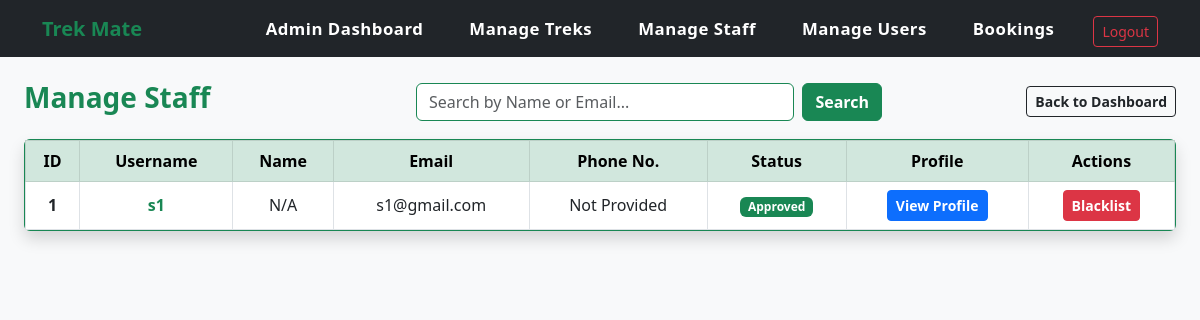
The app's page /admin/manage_staff (signed in), older data.
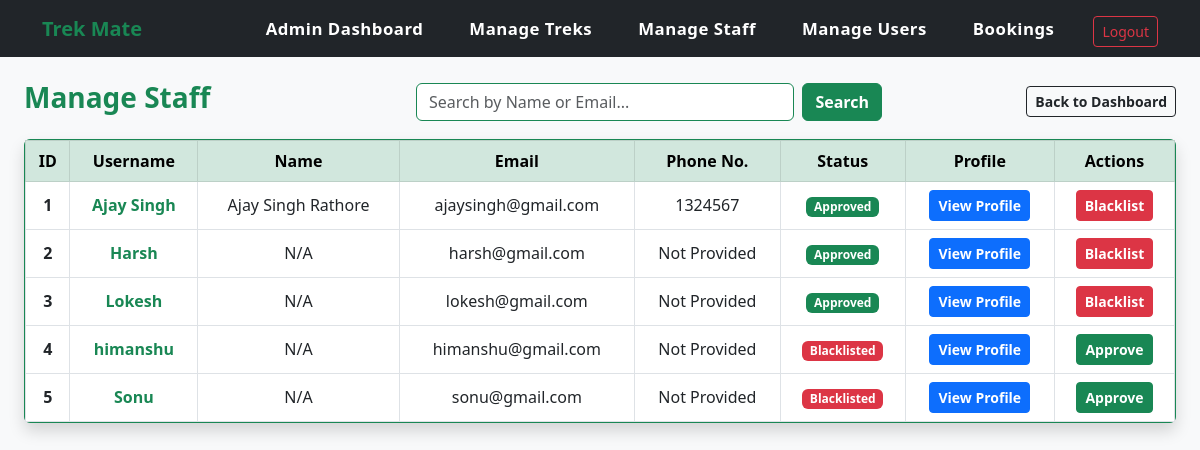
The same page, newer data.
### app.py (models this page shows)
class StaffProfile(db.Model):
    __tablename__ = 'trekmate_staff'
    id = db.Column(db.Integer, primary_key=True)
    user_id = db.Column(db.Integer, db.ForeignKey('trekmate_user.id'), nullable=False)
    status = db.Column(db.String(15), default='pending')
    treks = db.relationship('Trek', backref='staff', lazy=True)

class User(db.Model):
    __tablename__ = 'trekmate_user'
    id = db.Column(db.Integer, primary_key=True)
    username = db.Column(db.String(60), unique=True, nullable=False)
    email = db.Column(db.String(100), unique=True, nullable=False)
    password = db.Column(db.String(120), nullable=False)
    role = db.Column(db.String(10), nullable=False, default='trekker')
    status = db.Column(db.String(15), default='Active')
    full_name = db.Column(db.String(120))
    phone_number = db.Column(db.String(20), default="")
    gender = db.Column(db.String(10))
    date_of_birth = db.Column(db.Date)
    city = db.Column(db.String(50))
    state = db.Column(db.String(50))
    bio = db.Column(db.Text, default="")
    staff_profile = db.relationship('StaffProfile', backref='user', uselist=False, cascade="all, delete-orphan")
    bookings = db.relationship('Booking', backref='user', lazy=True)

### app.py (the view, shortened to what this page needs)
@app.route("/admin/manage_staff")
def manage_staff():
    if session.get('user_id') == None or session.get('role') != 'admin':
        return redirect(url_for('login'))
    search_query = request.args.get('search', '').strip()
    query = StaffProfile.query
    staff_list = query.all()
    return render_template("manage_staff.html", staff_list=staff_list, search_query=search_query)

### templates/manage_staff.html (shortened to what this page needs)
{% extends 'base.html' %}
{% block content %}
<div class="row mb-3 align-items-center">
    <div class="col-md-4">
        <h3 class="text-success fw-bold">Manage Staff</h3>
    </div>
    <div class="col-md-5">
        <form action="{{ url_for('manage_staff') }}" method="GET" class="d-flex">
            <input type="text" name="search" class="form-control border-success me-2" placeholder="Search by Name or Email..." value="{{ search_query }}">
            <button type="submit" class="btn btn-success fw-bold">Search</button>
        </form>
    </div>
    <div class="col-md-3 text-end">
        <a href="{{ url_for('admin_dashboard') }}" class="btn btn-outline-dark btn-sm fw-bold">Back to Dashboard</a>
    </div>
</div>
<div class="card shadow border-success mb-4">
    <div class="card-body p-0 table-responsive">
        {% if staff_list %}
            <table class="table table-bordered table-hover align-middle text-center mb-0">
                <thead class="table-success">
                    <tr>
                        <th>ID</th>
                        <th>Username</th>
                        <th>Name</th>
                        <th>Email</th>
                        <th>Phone No.</th>
                        <th>Status</th>
                        <th>Profile</th>
                        <th>Actions</th>
                    </tr>
                </thead>
                <tbody>
                    {% for staff in staff_list %}
                    <tr>
                        <td class="fw-bold">{{ staff.id }}</td>
                        <td class="text-success fw-bold">{{ staff.user.username }}</td>
                        <td>{% if staff.user.full_name %}{{ staff.user.full_name }}{% else %}N/A{% endif %}</td>
                        <td>{{ staff.user.email }}</td>
                        <td>{% if staff.user.phone_number %}{{ staff.user.phone_number }}{% else %}Not Provided{% endif %}</td>
                        <td class="fw-bold">
                            {% if staff.status == 'Approved' %}
                                <span class="badge bg-success">Approved</span>
                            {% elif staff.status == 'Blacklisted' %}
                                <span class="badge bg-danger">Blacklisted</span>
                            {% else %}
                                <span class="badge bg-warning text-dark">Pending</span>
                            {% endif %}
                        </td>
                        <td>
                            <a href="{{ url_for('staff_profile', staff_id=staff.id) }}" class="btn btn-primary btn-sm fw-bold">View Profile</a>
                        </td>
                        <td>
                            <div class="d-flex justify-content-center gap-1">
                                {% if staff.status != 'Approved' %}
                                    <a href="{{ url_for('approve_action', staff_id=staff.id) }}" class="btn btn-success btn-sm fw-bold">Approve</a>
                                {% endif %}
                                {% if staff.status != 'Blacklisted' %}
                                    <a href="{{ url_for('blacklist_action', staff_id=staff.id) }}" class="btn btn-danger btn-sm fw-bold" onclick="return confirm('Do you really want blacklist this staff ?');">Blacklist</a>
                                {% endif %}
                            </div>
                        </td>
                    </tr>
                    {% endfor %}
                </tbody>
            </table>
        {% else %}
            <div class="alert alert-warning text-center m-3">There is no staff member in the list.</div>
        {% endif %}
    </div>
</div>
{% endblock %}

Row changes from the older to the newer data that the page shows:
changed StaffProfile id 1: user.username "s1" → "Ajay Singh"; user.full_name (not shown) → "Ajay Singh Rathore"; user.email "s1@gmail.com" → "ajaysingh@gmail.com"; user.phone_number (not shown) → "1324567"; no longer shows "N/A Not Provided"
added StaffProfile: id "2", user.username "Harsh", shows "N/A", user.email "harsh@gmail.com", shows "Not Provided", status "Approved"
added StaffProfile: id "3", user.username "Lokesh", shows "N/A", user.email "lokesh@gmail.com", shows "Not Provided", status "Approved"
added StaffProfile: id "4", user.username "himanshu", shows "N/A", user.email "himanshu@gmail.com", shows "Not Provided", status "Blacklisted"
added StaffProfile: id "5", user.username "Sonu", shows "N/A", user.email "sonu@gmail.com", shows "Not Provided", status "Blacklisted"
